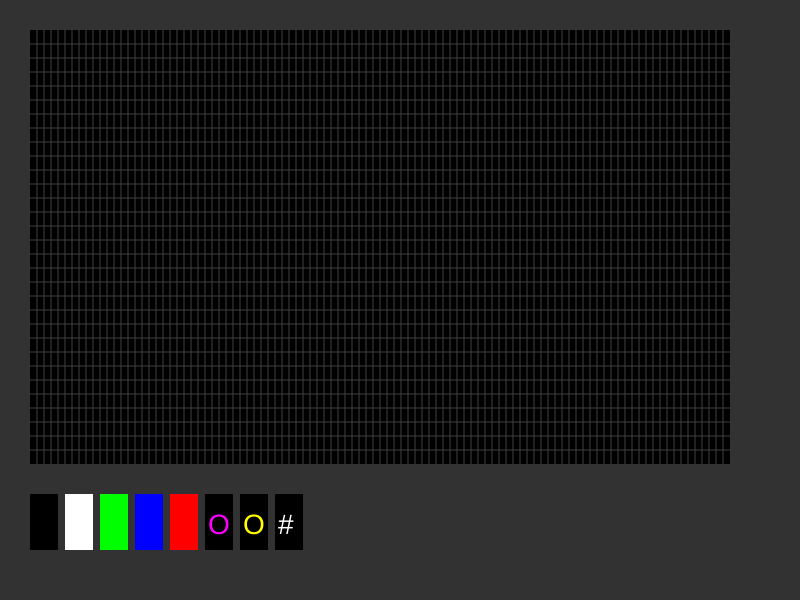
Frame 1 (no input)
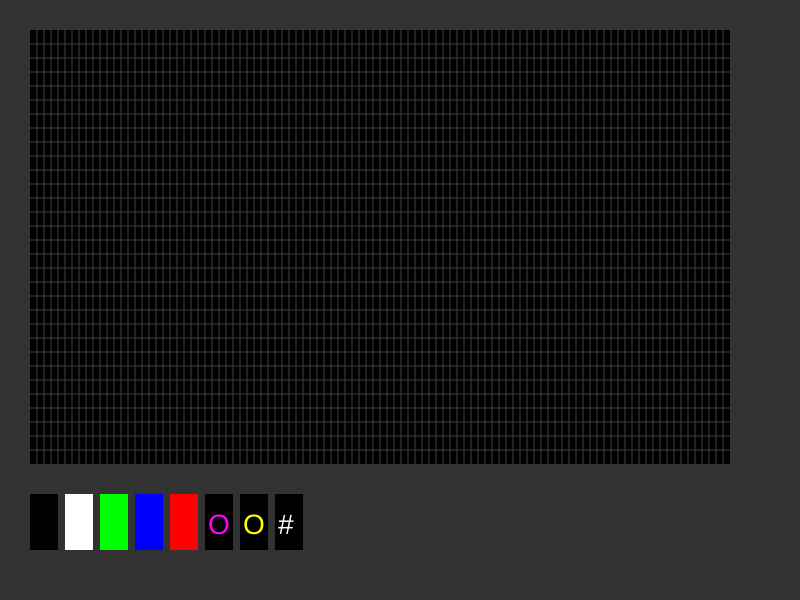
Frame 60 (no input)
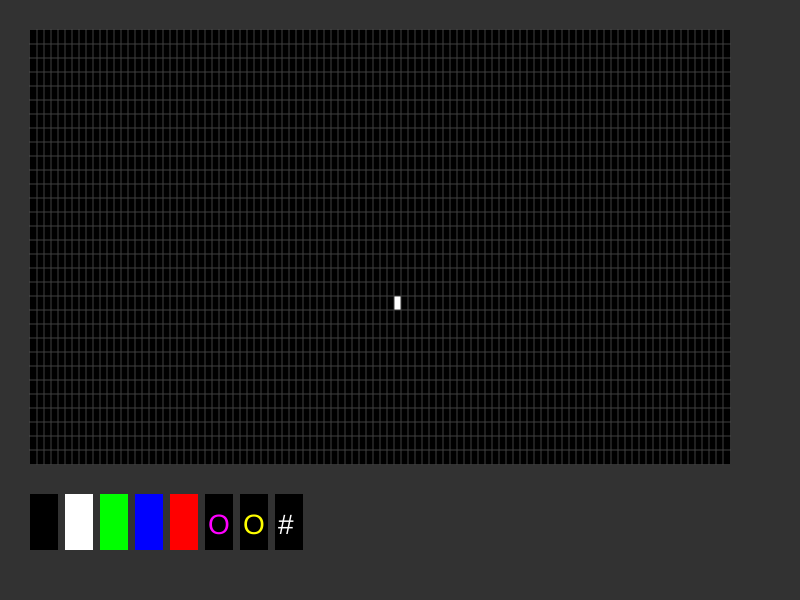
Frame 120 (the mouse pressed at the canvas centre since frame 60)

The p5.js sketch that drew these frames (run headless with seeded random() and noise() and a simulated clock; from frame 60 on, the mouse is pressed at the canvas centre):

// p5.js sketch
// ── sketch.js
var cell_h = 14;
var cell_w = 7;
var map_h = 31;
var map_w = 100;

var cells = [
  new Cell("air", " ", ".", [0,0,0]),
  new Cell("wall", " ", "W", [255, 255, 255], [0,0,0]),
  new Cell("start", " ", "S", [0, 255, 0]),
  new Cell("end", " ", "E", [0, 0, 255]),
  new Cell("lava", " ", "L", [255, 0, 0]),
  new Cell("portalA", "O", "A", [0, 0, 0], [255, 0, 255]),
  new Cell("portalB", "O", "B", [0, 0, 0], [255, 255, 0]),
  new Cell("ladder", "#", "#", [0, 0, 0], [255, 255, 255]),
];

var index = 1;
var myP;
var lines = true;

function setup() {
  myMap = [];
  for(let i = 0; i < map_h; i++){
    let tmp = [];
    for(let j = 0; j < map_w; j++) tmp.push(cells[0]);
    myMap.push(tmp);
  }

  createCanvas(800, 600);
  background(50);
  noStroke();

  let bg_color;
  let fg_color;
  let char;
  textSize(cell_w*4);
  for(let i = 0; i < cells.length; i++){
    bg_color = cells[i].bck_color;
    char = cells[i].draw_char;
    fg_color = cells[i].fg_color;
    fill(bg_color);
    rect(i*(cell_w*5) + 30, map_h*cell_h + 60, 4*cell_w, 4*cell_h);
    if(char != " "){
      fill(fg_color);
      text(char, i*(cell_w*5) + 33, map_h*cell_h + 100);
    }
  }
  textSize(cell_w);
}

function draw() {
  let bg_color;
  let fg_color;
  let char;
  for(let i = 0; i < map_h; i++){
    for(let j = 0; j < map_w; j++){
      bg_color = myMap[i][j].bck_color;
      char = myMap[i][j].draw_char;
      fg_color = myMap[i][j].fg_color;
      fill(bg_color);
      rect(j*cell_w + 30, i*cell_h + 30, cell_w, cell_h);
      if(char != " "){
        fill(fg_color);
        text(char, j*cell_w + 30, (i + 0.66)*cell_h + 30);
      }
    }
  }
  if(mouseX > 30 && mouseX < 30 + cell_w*map_w && mouseY > 30 && mouseY < 30 + cell_h*map_h){
    let i = floor((mouseY - 30)/cell_h);
    let j = floor((mouseX - 30)/cell_w);
    bg_color = cells[index].bck_color;
    char = cells[index].draw_char;
    fg_color = cells[index].fg_color;
    fill(bg_color);
    rect(j*cell_w + 30, i*cell_h + 30, cell_w, cell_h);
    if(char != " "){
      fill(fg_color);
      text(char, j*cell_w + 30, (i + 0.66)*cell_h + 30);
    }
  }
  if(lines){
    strokeWeight(1);
    stroke(64);
    for(let i = 1; i < map_w; i++) line(30 + i*cell_w,30, 30 + i*cell_w,cell_h*map_h + 30);
    for(let i = 1; i < map_h; i++) line(30, 30 + i*cell_h, 30 + cell_w*map_w, 30 + i*cell_h);
    noStroke();
  }
}

function mousePressed() {
  changeMap();
}
function mouseDragged(){
  changeMap();
}
function changeMap(){
  if(mouseX > 30 && mouseX < 30 + cell_w*map_w && mouseY > 30 && mouseY < 30 + cell_h*map_h){
    let i = floor((mouseY - 30)/cell_h);
    let j = floor((mouseX - 30)/cell_w);
    myMap[i][j] = cells[index];
  }

  for(let i = 0; i < cells.length; i++){
    if(mouseX > i*cell_w*5 + 30 && mouseX < i*cell_w*5 + cell_w*4 + 30 &&
       mouseY > map_h*cell_h + 60 && mouseY < map_h*cell_h + 60 + 4*cell_h){
         index = i;
    }
  }
}
function download(filename, text) {
  var element = document.createElement('a');
  element.setAttribute('href', 'data:text/plain;charset=utf-8,' + encodeURIComponent(text));
  element.setAttribute('download', filename);
  element.style.display = 'none';
  document.body.appendChild(element);
  element.click();
  document.body.removeChild(element);
}

function keyPressed() {
  if(keyCode === 82){ // R
    for(let i = 0; i < map_h; i++){
      for(let j = 0; j < map_w; j++) myMap[i][j] = cells[0];
    }
  }
  else if(keyCode >= 49 && keyCode <= 48+cells.length) index = keyCode - 49;
  else if (keyCode == 76) lines = !lines; // L
  else if (keyCode == 67 || keyCode == 68){ //C or D
    p = "";
    for(let i = 0; i < map_h; i++){
      for(let j = 0; j < map_w; j++){
          p = p.concat(myMap[i][j].read_char);
      }
      p = p.concat("\n")
    }
    if(keyCode == 67){
      myP = createElement('textarea', p);
      myP.id("te");
      let cp = document.getElementById('te');
      cp.select();
      document.execCommand("copy");
      myP.remove();
    }else{
      download("myMap.txt", p)
    }
  }
}

// ── cell.js
class Cell{
  constructor(name, draw_char=" ", read_char=".", bck_color=[0,0,0], fg_color=[255,255,255]){
    this.name = name;
    this.draw_char = draw_char;
    this.read_char = read_char;
    this.bck_color = bck_color;
    this.fg_color = fg_color;
  }
}
